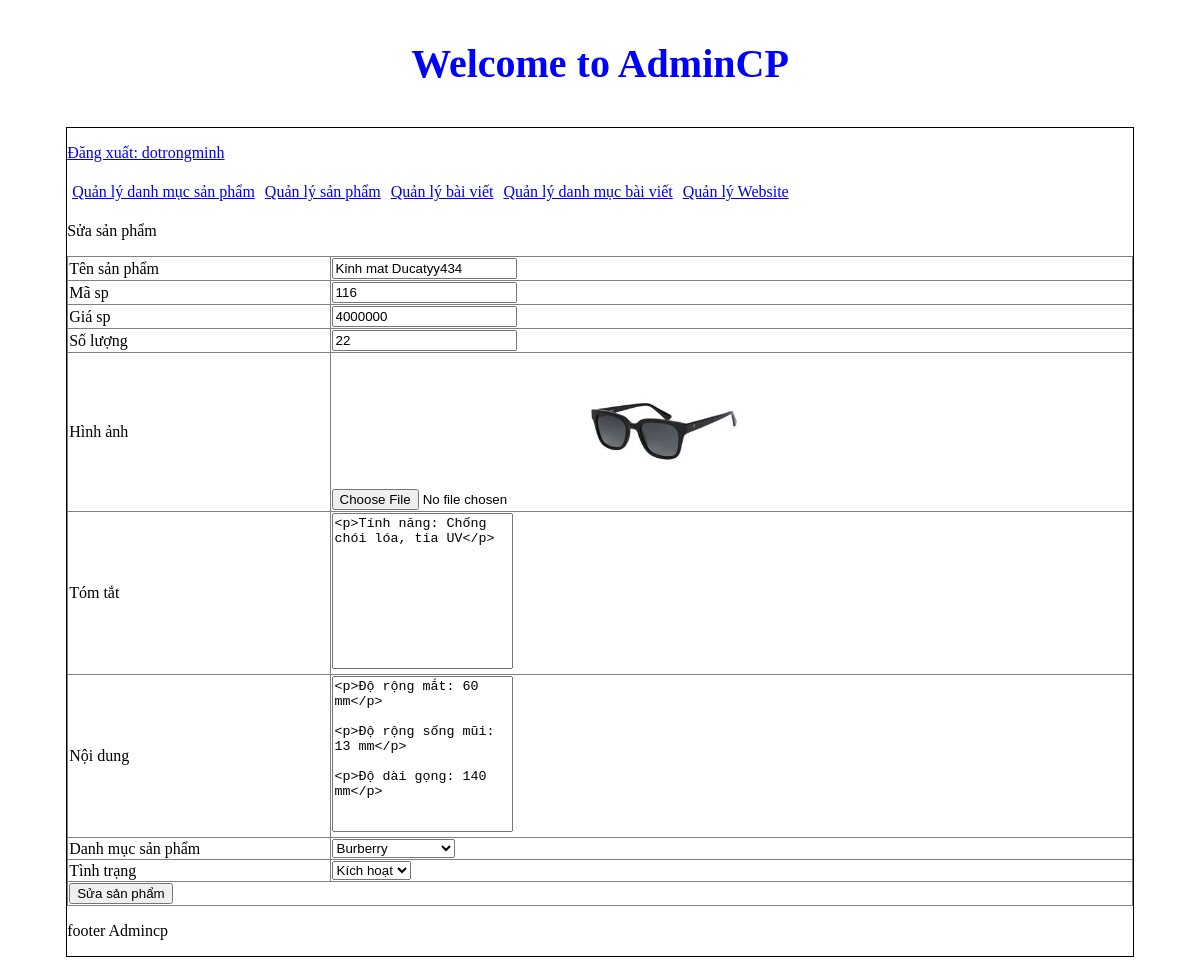
The app's page /admincp/index.php?action=quanlysp&query=sua&idsanpham=110 (signed in) with its own data.
### tables this page shows
CREATE TABLE `tbl_sanpham` (
  `id_sanpham` int(11) NOT NULL,
  `tensanpham` varchar(300) NOT NULL,
  `masp` varchar(100) NOT NULL,
  `giasp` varchar(50) NOT NULL,
  `soluong` int(11) NOT NULL,
  `hinhanh` varchar(50) NOT NULL,
  `tomtat` tinytext NOT NULL,
  `noidung` text NOT NULL,
  `tinhtrang` int(11) NOT NULL,
  `id_danhmuc` int(11) NOT NULL
);

### admincp/modules/quanlysp/sua.php (the view, shortened to what this page needs)
<?php
$sql_sua_sp = "SELECT * FROM tbl_sanpham WHERE id_sanpham='$_GET[idsanpham]' LIMIT 1  ";
$query_sua_sp = mysqli_query($mysqli,$sql_sua_sp);
?>
<p>Sửa sản phẩm</p>
<table border="1" width="100%" style="border-collapse: collapse;" >
  <?php
  while($row = mysqli_fetch_array($query_sua_sp)){
  ?>
  <form method="POST" action="modules/quanlysp/xuly.php?idsanpham=<?php echo $row['id_sanpham'] ?>" enctype="multipart/form-data">
  <tr>
    <td>Tên sản phẩm</td>
    <td><input type="text" value="<?php echo $row['tensanpham'] ?>" name="tensanpham"  ></td>
  </tr>
  <tr>
    <td>Mã sp</td>
    <td><input type="text" value="<?php echo $row['masp'] ?>" name="masp"  ></td>
  </tr>
  <tr>
    <td>Giá sp</td>
    <td><input type="text" value="<?php echo $row['giasp'] ?>" name="giasp"  ></td>
  </tr>
  <tr>
    <td>Số lượng</td>
    <td><input type="text" value="<?php echo $row['soluong'] ?>" name="soluong"  ></td>
  </tr>
  <tr>
    <td>Hình ảnh</td>
    <td>
      <input type="file" name="hinhanh">
      <img src="modules/quanlysp/uploads/<?php echo $row['hinhanh'] ?> " width="150px">
    </td>
  </tr>
  <tr>
    <td>Tóm tắt</td>
    <td><textarea rows="10" name="tomtat" style="resize: none"><?php echo $row['tomtat'] ?></textarea></td>
  </tr>
  <tr>
    <td>Nội dung</td>
    <td><textarea rows="10" name="noidung" style="resize: none"><?php echo $row['noidung'] ?></textarea></td>
  </tr>
  <tr>
    <td>Danh mục sản phẩm</td>
    <td>
     <select name="danhmuc">
      <?php
      $sql_danhmuc = "SELECT * FROM tbl_danhmuc ORDER BY id_danhmuc DESC";
      $query_danhmuc = mysqli_query($mysqli,$sql_danhmuc);
      while($row_danhmuc = mysqli_fetch_array($query_danhmuc)){
        if($row_danhmuc['id_danhmuc']==$row['id_danhmuc']){
      ?>
       <option selected value="<?php echo $row_danhmuc['id_danhmuc'] ?>"><?php echo $row_danhmuc['tendanhmuc'] ?></option>
       <?php
     }else{
      ?>
      <option value="<?php echo $row_danhmuc['id_danhmuc'] ?>"><?php echo $row_danhmuc['tendanhmuc'] ?></option>
      <?php
     }
     }
       ?>
     </select>
    </td>
  </tr>
  <tr>
    <td>Tình trạng</td>
    <td>
     <select name="tinhtrang">
      <?php
      if($row['tinhtrang']==1){
      ?>
       <option value="1" selected>Kích hoạt</option>
       <?php
     }else{
       ?>
       <option value="1">Kích hoạt</option>
       <option value="0" selected>Ẩn</option>
       <?php
     }
       ?>
     </select>
    </td>
  </tr>
  <tr>
    <td colspan="2"><input type="submit" name="themsanpham" value="Sửa sản phẩm"></td>
  </tr>
</form>
<?php
}
?>
</table>

### records on screen
tbl_sanpham: tensanpham "Kinh mat Ducatyy434", masp "116", giasp "4000000", soluong "22", hinhanh (picture), tomtat "<p>Tính năng: Chống chói lóa, tia UV</p>", noidung "<p>Độ rộng mắt: 60 mm</p> <p>Độ rộng sống mũi: 13 mm</p> <p>Độ dài gọng: 140 mm</p>", tinhtrang "Kích hoạt"

### other values on screen
$_SESSION['dangnhap'] "dotrongminh"
form field danhmuc "Burberry"
